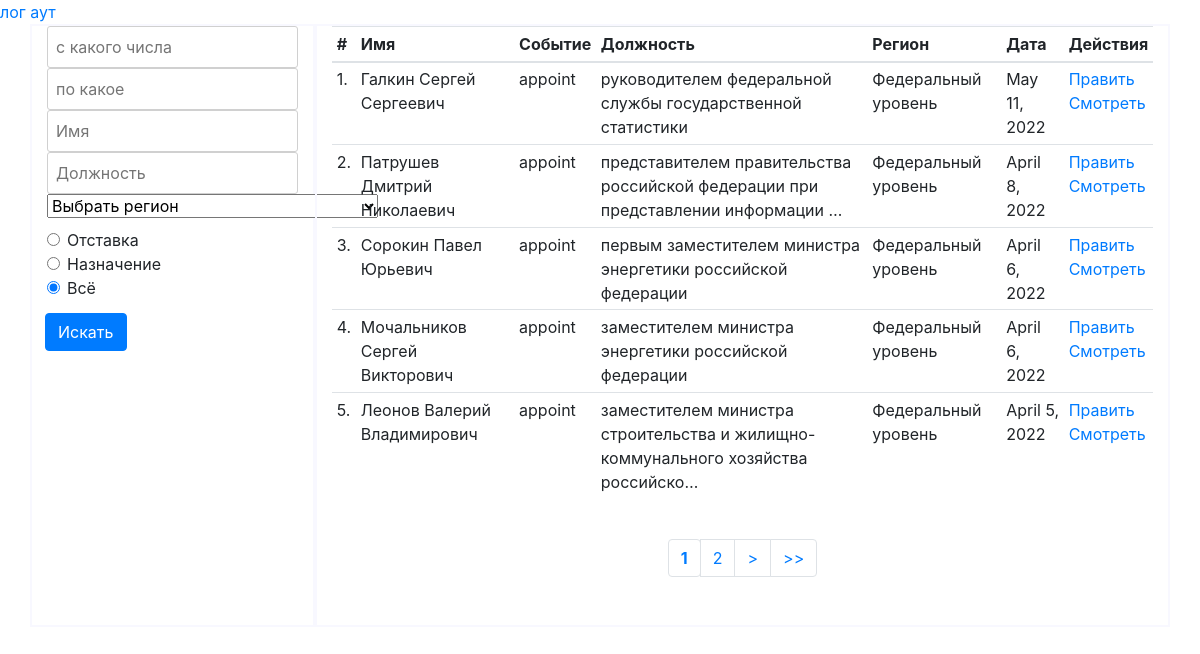
The page /decrees/event/ (signed in) on the database its author committed.
### decrees/models.py (models this page shows, shortened)
class Event(models.Model):
    person = models.ForeignKey(Person, on_delete=models.RESTRICT)
    event_choices = [('appoint', 'appoint'),
                        ('resign','resign')]
    level_choices = [('federal', 'federal'),
                        ('regional','regional')]
    action = models.CharField(max_length=50, choices=event_choices)
    date = models.DateField()
    position = models.ForeignKey(Position, on_delete=models.RESTRICT)
    level = models.CharField(max_length=51, choices=level_choices)
    full_text = models.CharField(max_length=99999, null=True)
    line = models.CharField(max_length=8000, null=True)
    link = models.CharField(max_length=2000, null=True, default='https://example.com')
    file_name = models.CharField(max_length=599, null=True, default='defaults_file_name')
    region_choices = ['Белгородская область', 'Брянская область', 'Владимирская область', 'Воронежская область', 'Ивановская область', 'Калужская область', 'Костромская область', 'Курская область', 'Липецкая область', 'Московская область', 'Орловская область', 'Рязанская область', 'Смоленская область', 'Тамбовская область', 'Тверская область', 'Тульская область', 'Ярославская область', 'Москва', 'Республика Карелия', 'Республика Коми', 'Архангельская область', 'Ненецкий автономный округ', 'Вологодская область', 'Калининградская область', 'Ленинградская область', 'Мурманская область', 'Новгородская область', 'Санкт-Петербург', 'Республика Адыгея', 'Республика Калмыкия', 'Республика Крым', 'Краснодарский край', 'Астраханская область', 'Волгоградская область', 'Ростовская область', 'Севастополь', 'Республика Башкортостан', 'Республика Марий Эл', 'Республика Мордовия', 'Республика Татарстан', 'Удмуртская Республика', 'Чувашская Республика', 'Кировская область', 'Нижегородская область', 'Оренбургская область', 'Пензенская область', 'Пермский край', 'Самарская область', 'Саратовская область', 'Ульяновская область', 'Курганская область', 'Свердловская область', 'Тюменская область', 'Челябинская область', 'Ханты-Мансийский автономный', 'Ямало-Ненецкий автономный округ', 'Республика Алтай', 'Республика Тыва', 'Республика Хакасия', 'Алтайский край', 'Красноярский край', 'Иркутская область', 'Кемеровская область', 'Новосибирская область', 'Омская область', 'Томская область', 'Республика Бурятия', 'Республика Саха (Якутия)', 'Приморский край', 'Хабаровский край', 'Амурская область', 'Камчатский край', 'Магаданская область', 'Сахалинская область', 'Забайкальский край', 'Еврейская автономная область', 'Чукотский автономный округ', 'Республика Дагестан', 'Республика Ингушетия', 'Кабардино-Балкарская Республика', 'Карачаево-Черкесская Республика', 'Республика Северная Осетия - Алания', 'Чеченская республика', 'Ставропольский край']
    region_choices = [(e,e) for e in region_choices]
    region = models.CharField(max_length=100, choices=region_choices, default='регион не указан')

class Person(models.Model):
    name = models.CharField(max_length=300)

class Position(models.Model):
    name = models.CharField(max_length=800)
    level_choices = [('federal', 'federal'),
                        ('regional','regional')]
    level = models.CharField(max_length=50, choices=level_choices)
    def __str__(self) -> str:
        return f'{self.name}'

### decrees/appointment_views.py (the view)
# urls.py: path('event/', appointment_views.ShowAllEvents.as_view(), name='show-all-events'),
class ShowAllEvents(LoginRequiredMixin, ListView):
    login_url = 'decrees:login'
    model = Event
    template_name = 'decrees/decrees/test_menu.html'
    fields = '__all__'
    context_object_name = 'events'
    paginate_by = 5
    def get_queryset(self):
        region_query = self.request.GET.get('region-search','')
        user_name_query = self.request.GET.get('name-search','')
        user_name_query = user_name_query.capitalize()
        action_query = self.request.GET.get('action_option')
        position_query = self.request.GET.get('position-search')
        date_from = self.request.GET.get('date_from')
        date_to = self.request.GET.get('date_to')
        filtered_events = Event.objects.all()
        if user_name_query:
            filtered_events = filtered_events.filter(
                person__name__contains=user_name_query)
        if region_query:
            filtered_events = filtered_events.filter(region=region_query)
        if action_query:
            filtered_events = filtered_events.filter(action=action_query)
        if position_query:
            filtered_events = filtered_events.filter(line__contains=position_query)
        if date_from:
            filtered_events = filtered_events.filter(date__gte=date_from)
        if date_to:
            filtered_events = filtered_events.filter(date__lte=date_to)
        if filtered_events:
            for i, e in enumerate(filtered_events):
                e.__setattr__('row_number',i+1)
        return filtered_events
    def get_context_data(self, **kwargs):
        context = super().get_context_data(**kwargs)
        regions = json.load(open('decrees/regions.json', 'r'))
        regions += ['Федеральный уровень']
        context.update({'regions':regions})
        region_query = self.request.GET.get('region-search','')
        user_name_query = self.request.GET.get('name-search','')
        user_name_query = user_name_query.capitalize()
        action_query = self.request.GET.get('action_option')
        date_from = self.request.GET.get('date_from')
        date_to = self.request.GET.get('date_to')
        context.update({
            'region_query':region_query,
            'user_name_query':user_name_query,
            'action_query':action_query,
            'date_from':date_from,
            'date_to':date_to,
        })
        return context

### decrees/templatetags/my_tags.py (called while the page is built)
@register.simple_tag
def my_relative_url(value, field_name, urlencode=None):
    url = '?{}={}'.format(field_name, value)
    if urlencode:
        querystring = urlencode.split('&')
        filtered_querystring = filter(lambda p: p.split('=')[0] != field_name, querystring)
        encoded_querystring = '&'.join(filtered_querystring)
        url = '{}&{}'.format(url, encoded_querystring)
    return url

@register.simple_tag
def remove_date(url:QueryDict, field_to_remove:str):
    query = dict(url)
    query.pop(field_to_remove,'')
    res_url = ''
    for k,v in query.items():
        s = f'&{k}={v[0]}'
        res_url += s
    print('res_url--',res_url)
    return res_url

### decrees/templates/decrees/decrees/test_menu.html (shortened to what this page needs)
{% extends 'decrees/decrees/show_all_events_test.html' %}
{% load static %}
{% block menu %}
{% load my_tags %}
<form action="GET">
    <div class="form_wrapper">
        <div class="input_wrapper">
            <div>
            <input type="text" class="date_from" name="date_from" value="{{date_from|default:''}}" class="form-control" placeholder="с какого числа">
        </div>
        <div>
            <input type="text" class="date_to" name="date_to" value="{{date_to|default:''}}" class="form-control" placeholder="по какое" >
        </div>
            <input id="input-tags" autocomplete="off" placeholder="Имя" value="{{ user_name_query}}" name="name-search" >
            <input id="input-tags-position" autocomplete="off" placeholder="Должность" name="position-search" >
        <select id="select-beast-empty" data-placeholder="Выбрать регион"  autocomplete="on" name="region-search">
            <option value=""> {{ region_query|default:"Выбрать регион" }} </option>
        </select>
    </div>
<div class="select_wrapper">
    <div class="form-check">
            <input class="form-check-input" type="radio" name="action_option" id="flexRadioDefault1"
            value="resign" {% if action_query == "resign" %} checked {% endif %}>
            <label class="form-check-label" for="flexRadioDefault1">
            Отставка
            </label>
        </div>
        <div class="form-check">
            <input class="form-check-input" type="radio" name="action_option" id="flexRadioDefault2"
            value="appoint" {% if action_query == "appoint" %} checked  {% endif %}>
            <label class="form-check-label" for="flexRadioDefault2">
            Назначение
            </label>
        </div>
        <div class="form-check">
            <input class="form-check-input" type="radio" name="action_option" id="flexRadioDefault3"
            {% if action_query != "appoint" and action_query != "resign" %} checked  {% endif %} value="">
            <label class="form-check-label" for="flexRadioDefault3">
            Всё
            </label>
        </div>
    </div>
    <div class="search_button_1">
      <button type="submit" class="btn btn-primary">Искать</button>
    </div>
</div>
</form>
{% endblock %}

### decrees/templates/decrees/decrees/show_all_events_test.html (shortened to what this page needs)
{% extends 'decrees/decrees/main.html' %}
{% load static %}
{% block table %}
{% load my_tags %}
<div class="table_wrapper">
<table class="table table-sm">
    <thead>
      <tr>
        <th scope="col">#</th>
        <th scope="col">Имя</th>
        <th scope="col">Событие</th>
        <th scope="col">Должность</th>
        <th scope="col">Регион</th>
        <th scope="col">Дата</th>
        <th scope="col">Действия</th>
    </tr>
    </thead>
    <tbody>
    {% for event in events %}
    <tr>
        <td>{{event.row_number}}.</td>
        <td>{{event.person.name}}</td>
        <td>{{event.action}}</td>
        <td>{{event.position|truncatechars:80}}</td>
        <td>{{event.region}}</td>
        <td>{{event.date}}</td>
        <td>
            <div>
            <a href="{% url 'decrees:update-event' event.pk  %}">Править</a>
        </div>
        <div>
            <a href="{% url 'decrees:show-event' event.pk  %}">Смотреть</a>
        </div>
        </td>
    </tr>
    {% endfor %}
    </tbody>
    </table>
</div>
<div class="pagination">
    <section class="p-4 d-flex justify-content-center mb-4">
      <nav aria-label="Page navigation example">
        <ul class="pagination mb-0">
        {% if page_obj.paginator.page_range|length < 4 %}
          {% for page in page_obj.paginator.page_range %}
                <li class="page-item"><a class="page-link" href="{% my_relative_url page 'page' request.GET.urlencode %}">{{page}}</a></li>
            {% endfor %}
        {% else %}
          <b>  <li class="page-item" id="current_page"><a class="page-link" href="#">{{page_obj.number}}</a></li></b>
        {% endif %}
          {% if page_obj.has_next %}
          <li class="page-item"><a class="page-link" href="{% my_relative_url page_obj.next_page_number 'page' request.GET.urlencode %}">{{page_obj.number|add:"1"}}</a></li>
                <li class="page-item"><a class="page-link" href="{% my_relative_url page_obj.next_page_number 'page' request.GET.urlencode %}"> > </a></li>
                {% if page_obj.number|add:'1' < page_obj.paginator.page_range|length %}
                <li class="page-item"><a class="page-link" href="{% my_relative_url page_obj.paginator.num_pages 'page' request.GET.urlencode %}"> >> </a></li>
                {% endif %}
          {% endif %}
        </ul>
      </nav>
    </section>
</div>
{% endblock %}

### decrees/templates/decrees/decrees/main.html
{% extends 'decrees/decrees/new_decree_base.html' %}
{% load static %}
{% block main %}
<div class="container">
    <div class="row">
      <div class="col col-3 test-col">
        {% block menu %}
        {% endblock %}
      </div>
      <div class="col col-9 test-col">
        {% block table %}
        {% endblock %}
    </div>
    </div>
  </div>
{% endblock %}

### decrees/templates/decrees/decrees/new_decree_base.html (shortened to what this page needs)
{% load static %}
<!DOCTYPE html>
<html lang="en">
<head>
    <link rel="stylesheet" href="https://cdn.jsdelivr.net/npm/bootstrap@4.6.0/dist/css/bootstrap.min.css"
>
        <link rel="stylesheet" type="text/css" href="{% static 'decrees/css/my_forms.css' %}">
        <link rel="stylesheet" href="https://cdnjs.cloudflare.com/ajax/libs/datepicker/0.6.5/datepicker.min.css" />
        <link href="https://cdn.jsdelivr.net/npm/tom-select@2.0.2/dist/css/tom-select.css" rel="stylesheet">
    </head>
<body>
<a href=" {% url 'decrees:logout' %} ">лог аут</a>
{% block main %}
{% endblock %}
<link rel="stylesheet" type="text/css" href="{% static 'decrees/css/my_forms.css' %}">
</body>

### decrees/static/decrees/css/my_forms.css (style rules this page uses)
.test-col { border: 2px solid ghostwhite; }
.pagination { display: flex; justify-content: center; }
.input_wrapper input { border: 1px solid #d0d0d0; padding: 8px 8px; width: 100%; overflow: hidden; position: relative; z-index: 1; box-sizing: border-box; box-shadow: none; border-radius: 3px; display: flex; flex-wrap: wrap; }
.form_wrapper { display: flex; flex-direction: column; height: 400px; align-items: stretch; }
.select_wrapper { margin-left: 0px; margin-top: 10px }
.search_button_1 { margin-top: 13px; margin-left: -2px; }
.row { display: flexbox; justify-content: space-around; justify-items: stretch; }

### rows shown on the page
Event: row_number "1", person.name "Галкин Сергей Сергеевич", action "appoint", position "руководителем федеральной службы государственной статистики", region "Федеральный уровень", date "May 11, 2022"
Event: row_number "2", person.name "Патрушев Дмитрий Николаевич", action "appoint", position "представителем правительства российской федерации при представлении информации …", region "Федеральный уровень", date "April 8, 2022"
Event: row_number "3", person.name "Сорокин Павел Юрьевич", action "appoint", position "первым заместителем министра энергетики российской федерации", region "Федеральный уровень", date "April 6, 2022"
Event: row_number "4", person.name "Мочальников Сергей Викторович", action "appoint", position "заместителем министра энергетики российской федерации", region "Федеральный уровень", date "April 6, 2022"
Event: row_number "5", person.name "Леонов Валерий Владимирович", action "appoint", position "заместителем министра строительства и жилищно-коммунального хозяйства российско…", region "Федеральный уровень", date "April 5, 2022"

### other values the page prints
{{ page_obj.number }} "1"
{{ page_obj.number|add:"1" }} "2"
form field region-search "Выбрать регион"
